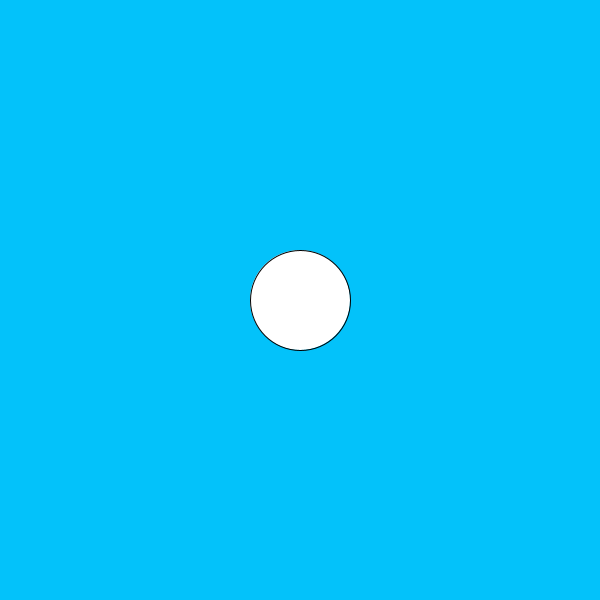
Frame 1 (no input)
Frame 60 (the mouse pressed at the canvas centre just before this capture): identical to frame 1, image omitted
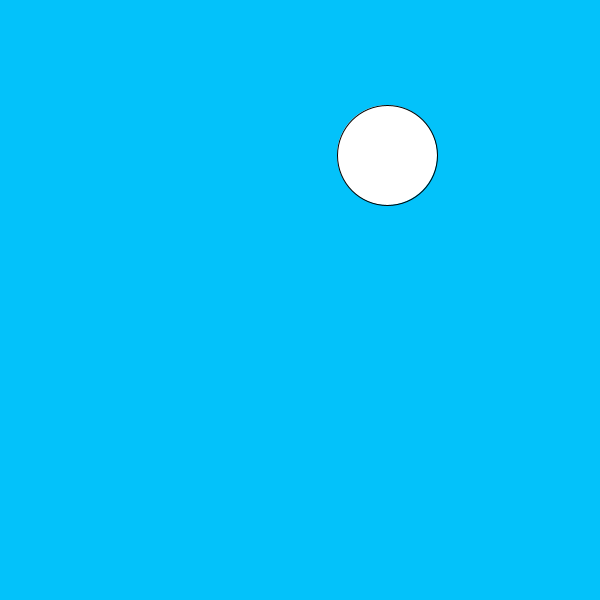
Frame 120 (the mouse held since frame 60 and released just before this capture)

The Processing sketch that drew these frames (run headless with seeded random() and noise(); from frame 60 on, the mouse is pressed at the canvas centre):

// Processing sketch: Slippery_Dot
// ── Slippery_Dot.pde
// 4. create three integer variables to  
    //    represent the x, y, and the size of the ellipse
   int x = 300; 
   int y = 300;
   int z = 100;
    void setup() {
      //1. set the size of your sketch
      size(600, 600);
    
    }
    
    void draw() {
      //2. set the background color of your sketch
      background(#03C2FA);
      //3. draw an ellipse. Make sure it fits in the window.
      ellipse(x,y,z,z);
      //5. use the variables created in step 4 in place of the numbers
      //   in your ellipse
    
    }
    
    void mousePressed() {
      //6a. create an integer variable called distance
      int distance = getDistance(x,y,mouseX,mouseY);
      //6b. use the getDistance method to initialize your varible
      //    use the mouse's x and y and the x and y of your ellipse 
     
      //7. print the distance variable
      print(distance);
      
      //8a. make an if statement to check if the distance variable
      //   is within the size of the ellipse
      if (distance < 100){
        x=(int)random(0,600);
        y=(int)random(0,600);
      }
        //8b.  set the x and y of the ellipse to a random location on the window
       
      
    }
    
    int getDistance(int x1, int y1, int x2, int y2) {
      return (int)Math.sqrt(Math.pow((x1-x2),2) + Math.pow((y1-y2),2));
    }
    
